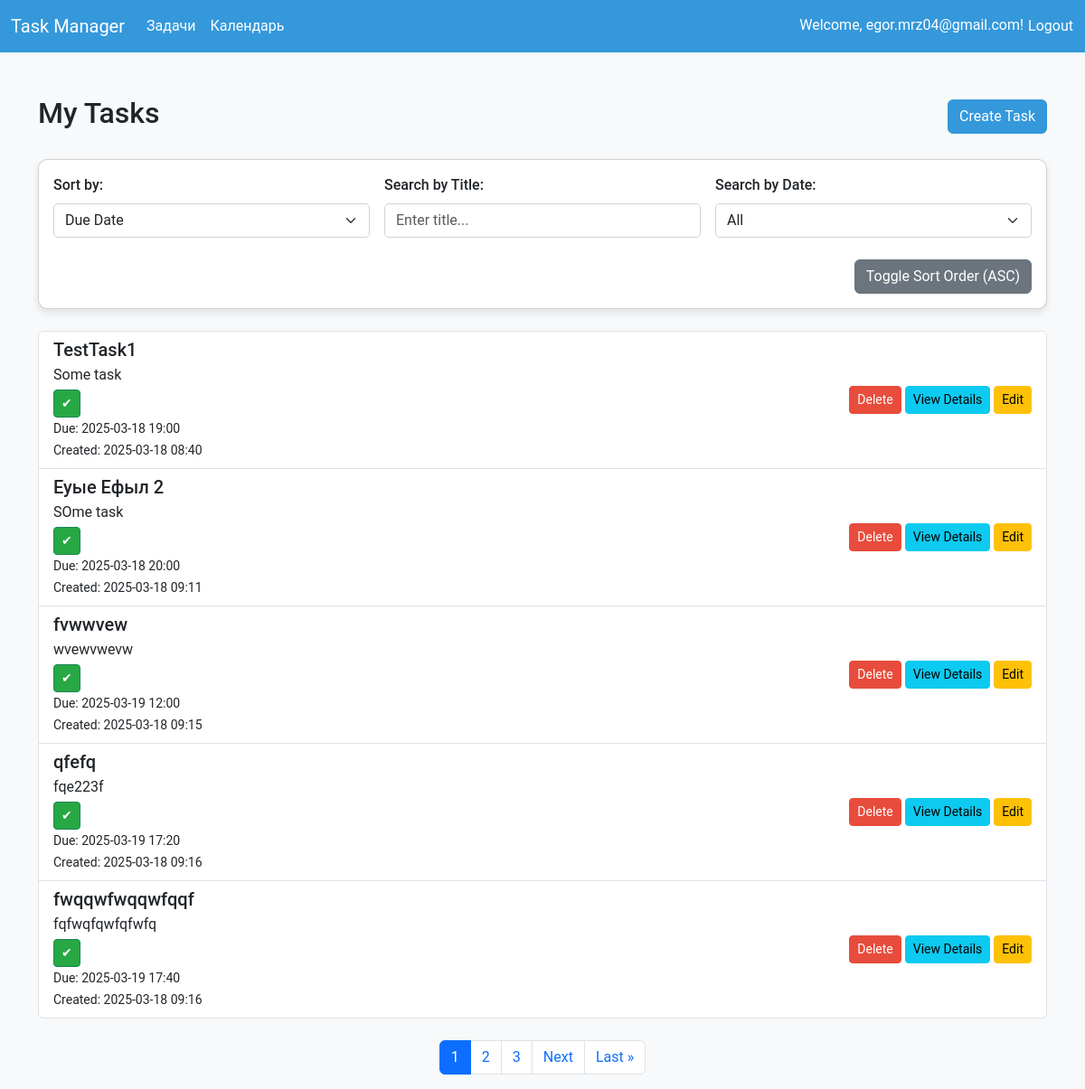
The page /tasks/ (signed in) on the database as committed earlier.
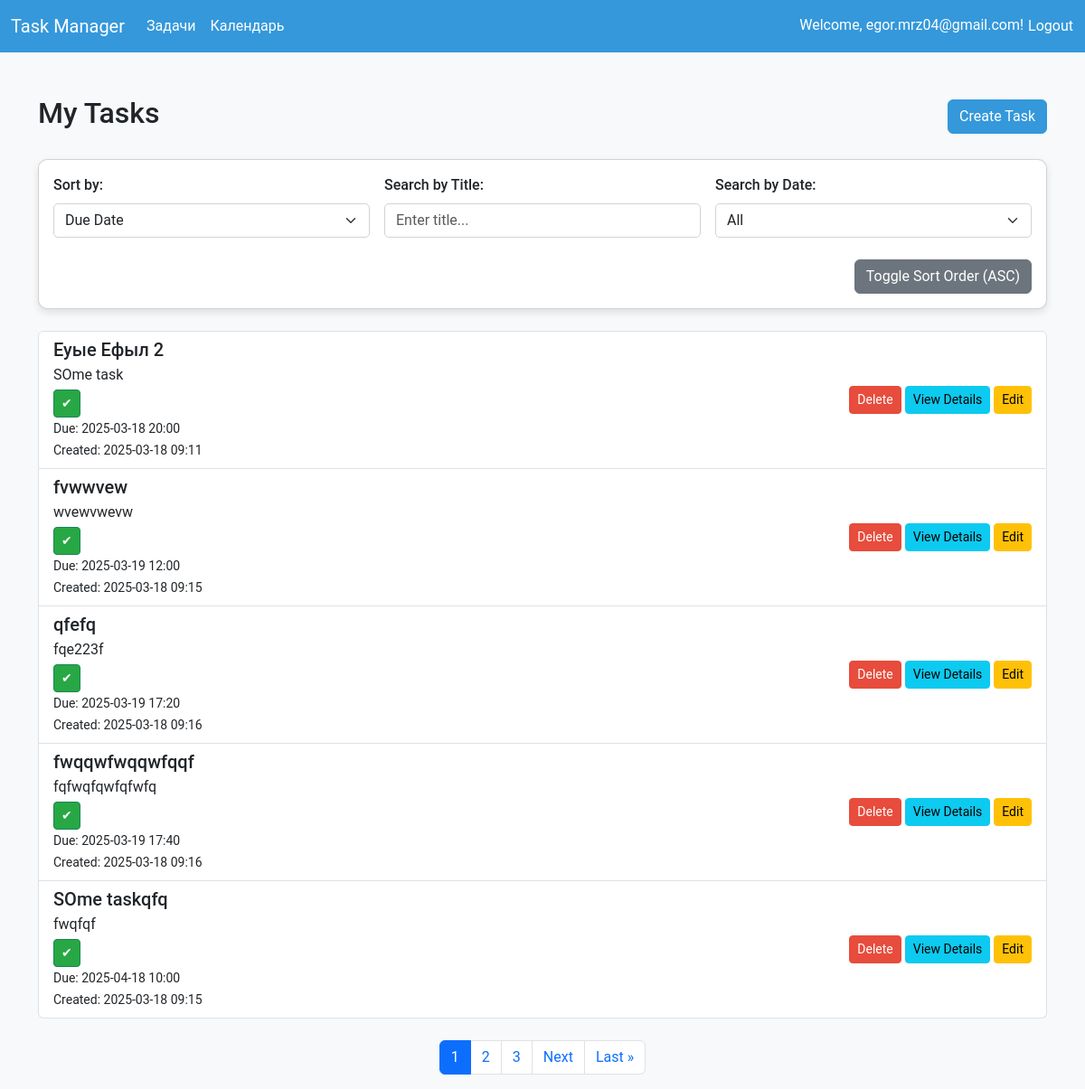
The same page on the database as committed later.
### app/models.py (models this page shows, shortened)
class Task(models.Model):
    title = models.CharField(max_length=200)
    description = models.TextField(blank=True)
    status = models.CharField(
        max_length=20,
        choices=[
            ('TODO', 'To Do'),
            ('IN_PROGRESS', 'In Progress'),
            ('DONE', 'Done')
        ],
        default='TODO'
    )
    due_date = models.DateTimeField(null=True, blank=True)
    created_at = models.DateTimeField(auto_now_add=True)
    created_by = models.ForeignKey(User, on_delete=models.CASCADE, related_name='tasks')
    slug = models.SlugField(max_length=200, unique=True, blank=True)

### app/views.py (the view)
# urls.py: path('tasks/', views.TaskListView.as_view(), name='tasks'),
class TaskListView(LoginRequiredMixin, ListView):
    model = Task
    template_name = 'tasks.html'
    context_object_name = 'tasks'
    paginate_by = 5
    def get_queryset(self):
        sort_by = self.request.GET.get('sort_by', 'due_date')
        sort_order = self.request.GET.get('sort_order', 'asc')
        search_title = self.request.GET.get('search_title', '').strip()
        search_date = self.request.GET.get('search_date', 'all')
        page = self.request.GET.get('page', '1')
        cache_key = f"task_list:user_{self.request.user.id}:sort_{sort_by}:{sort_order}:search_title_{search_title}:search_date_{search_date}:page_{page}"
        cached_data = cache.get(cache_key)
        if cached_data is not None:
            return cached_data
        queryset = self.request.user.tasks.all()
        if search_title:
            queryset = queryset.filter(title__icontains=search_title)
        if search_date != 'all':
            try:
                search_date_obj = datetime.strptime(search_date, '%Y-%m-%d').date()
                queryset = queryset.filter(due_date__date=search_date_obj)
            except ValueError:
                pass
        if sort_by == 'title':
            queryset = queryset.order_by('title' if sort_order == 'asc' else '-title')
        elif sort_by == 'due_date':
            queryset = queryset.order_by('due_date' if sort_order == 'asc' else '-due_date')
        cache.set(cache_key, queryset, timeout=600)
        return queryset
    def get_context_data(self, **kwargs):
        context = super().get_context_data(**kwargs)
        context['user'] = self.request.user
        tasks = self.get_queryset()
        paginator = Paginator(tasks, self.paginate_by)
        page = self.request.GET.get('page')
        try:
            tasks_paginated = paginator.page(page)
        except PageNotAnInteger:
            tasks_paginated = paginator.page(1)
        except EmptyPage:
            tasks_paginated = paginator.page(paginator.num_pages)
        context['tasks'] = tasks_paginated
        context['paginator'] = paginator
        context['page_obj'] = tasks_paginated
        context['sort_by'] = self.request.GET.get('sort_by', 'due_date')
        context['sort_order'] = self.request.GET.get('sort_order', 'asc')
        context['search_title'] = self.request.GET.get('search_title', '')
        context['search_date'] = self.request.GET.get('search_date', 'all')
        context['current_date'] = datetime.now().date()
        return context

### app/templates/tasks.html (shortened to what the changed rows need)
{% extends 'base.html' %}
{% block content %}
    <div class="row">
        <div class="col-12">
            <div class="d-flex justify-content-between align-items-center mb-4">
                <h2>My Tasks</h2>
            </div>
            {% if tasks %}
                <ul class="list-group">
                    {% for task in tasks %}
                        {% if task.slug %}
                            <li class="list-group-item d-flex justify-content-between align-items-center task-item">
                                <div class="task-content {% if task.status == 'DONE' %}task-done{% endif %}">
                                    <h5 class="mb-1 {% if task.status == 'DONE' %}task-title-done{% endif %}">{{ task.title }}</h5>
                                    <p class="mb-1 {% if task.status == 'DONE' %}task-description-done{% endif %}">
                                        {{ task.description|truncatewords:20|default:"No description" }}
                                    </p>
                                    <button class="mark-complete btn btn-sm btn-success" data-task-slug="{{ task.slug }}" data-status="{{ task.status }}">✔</button>
                                    <br>
                                    <small>Due: {% if task.due_date %}{{ task.due_date|date:"Y-m-d H:i" }}{% else %}No due date{% endif %}</small><br>
                                    <small>Created: {% if task.created_at %}{{ task.created_at|date:"Y-m-d H:i" }}{% else %}Unknown{% endif %}</small>
                                </div>
                                <div>
                                    <form method="post" action="{% url 'app:delete_task' task_slug=task.slug %}" style="display:inline;">
                                        <button type="submit" class="btn btn-sm btn-danger">Delete</button>
                                    </form>
                                    <a href="{% url 'app:task_detail' task_slug=task.slug %}" class="btn btn-info btn-sm">View Details</a>
                                    <a href="{% url 'app:task_update' task_slug=task.slug %}" class="btn btn-warning btn-sm">Edit</a>
                                </div>
                            </li>
                        {% else %}
                            <li class="list-group-item text-danger">Task with ID {{ task.id }} has no valid slug. Please update it.</li>
                        {% endif %}
                    {% endfor %}
                </ul>
                {% if paginator.num_pages > 1 %}
                    <nav aria-label="Page navigation">
                        <ul class="pagination justify-content-center mt-4">
                            {% for num in paginator.page_range %}
                                <li class="page-item {% if page_obj.number == num %}active{% endif %}">
                                    <a class="page-link" href="?page={{ num }}{% if sort_by %}&sort_by={{ sort_by }}{% endif %}{% if sort_order %}&sort_order={{ sort_order }}{% endif %}{% if search_title %}&search_title={{ search_title|urlencode }}{% endif %}{% if search_date %}&search_date={{ search_date }}{% endif %}">{{ num }}</a>
                                </li>
                            {% endfor %}
                        </ul>
                    </nav>
                {% endif %}
            {% else %}
                <p class="text-center">No tasks yet. <a href="{% url 'app:create_task' %}">Create one</a>.</p>
            {% endif %}
        </div>
    </div>
{% endblock %}

Rows that differ between the two databases and show on the page:
removed Task: title "TestTask1", description "Some task", due_date "2025-03-18 19:00", created_at "2025-03-18 08:40"
now on this page (row unchanged): Task: title "SOme taskqfq", description "fwqfqf", due_date "2025-04-18 10:00", created_at "2025-03-18 09:15"
